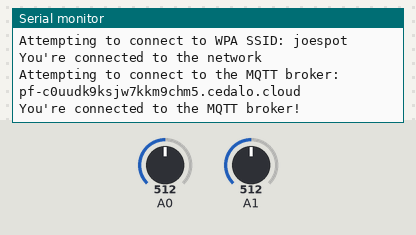
This sketch was run on a simulated Arduino MKR. Shown: the last lines printed to the serial monitor. Inputs (shaded band) come from the test bench; at power-on: A0 = 512, A1 = 512. WiFi joins after 1.5 s; servers stay silent unless stated; no MQTT or app messages arrive unless stated.

Above: at 2.7 s.
2.8 s: A0 set to 716
At 6.3 s:
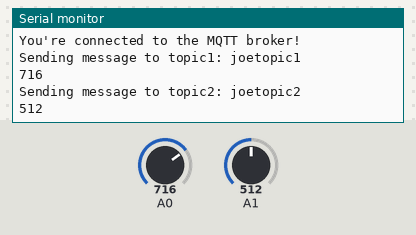
9.7 s: A1 set to 306
At 11.3 s:
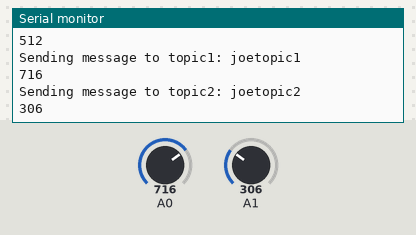
16.6 s: A0 set to 900
At 21.3 s:
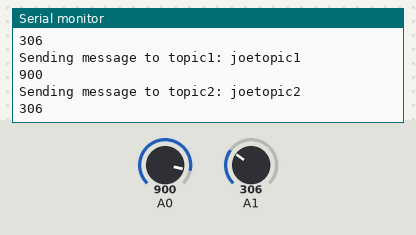
23.5 s: A1 set to 122
At 26.3 s:
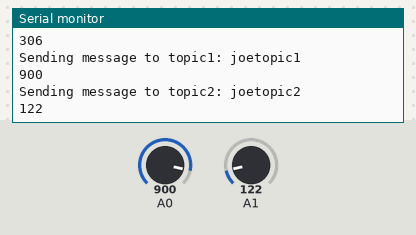
Timing chart, 0 to 27.8 s (numbered marks = the images above; inputs shaded):
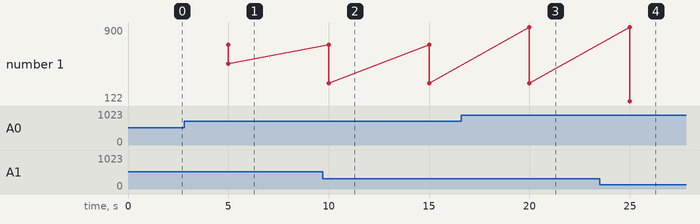

The sketch:

arduino_mqtt_goodserver_battery.ino
```cpp
#include <ArduinoMqttClient.h>
#include <WiFiNINA.h>

///////please enter your sensitive data in the Secret tab/arduino_secrets.h
char ssid[] = "joespot";        // your network SSID (name)
char pass[] = "joeisgreat";    // your network password (use for WPA, or use as key for WEP)

WiFiClient wifiClient;
MqttClient mqttClient(wifiClient);

const char broker[] = "pf-c0uudk9ksjw7kkm9chm5.cedalo.cloud";
int        port     = 1883;
const char topic1[] = "joetopic1";
const char topic2[] = "joetopic2";


//set interval for sending messages (milliseconds)
const long interval = 5000;
unsigned long previousMillis = 0;

int count = 0;

void setup() {
  // attempt to connect to Wifi network:
  Serial.print("Attempting to connect to WPA SSID: ");
  Serial.println(ssid);
  while (WiFi.begin(ssid, pass) != WL_CONNECTED) {
    // failed, retry
    Serial.print(".");
    delay(5000);
  }

  Serial.println("You're connected to the network");
  Serial.println();

  Serial.print("Attempting to connect to the MQTT broker: ");
  Serial.println(broker);

  if (!mqttClient.connect(broker, port)) {
    Serial.print("MQTT connection failed! Error code = ");
    Serial.println(mqttClient.connectError());

    while (1);
  }

  Serial.println("You're connected to the MQTT broker!");
  Serial.println();
}

void loop() {
  // call poll() regularly to allow the library to send MQTT keep alive which
  // avoids being disconnected by the broker
  mqttClient.poll();

  unsigned long currentMillis = millis();

  if (currentMillis - previousMillis >= interval) {
    // save the last time a message was sent
    previousMillis = currentMillis;

    //record random value from A0, A1 and A2
    int Rvalue1 = analogRead(A0);
    int Rvalue2 = analogRead(A1);

    Serial.print("Sending message to topic1: ");
    Serial.println(topic1);
    Serial.println(Rvalue1);

    Serial.print("Sending message to topic2: ");
    Serial.println(topic2);
    Serial.println(Rvalue2);

    // send message, the Print interface can be used to set the message contents
    mqttClient.beginMessage(topic1);
    mqttClient.print(Rvalue1);
    mqttClient.endMessage();

    mqttClient.beginMessage(topic2);
    mqttClient.print(Rvalue2);
    mqttClient.endMessage();

    Serial.println();
  }
}
```

Measured:
- after the input at 2.8 s, the serial monitor: prints a new line after 2.2 s (image 1)
- after the input at 9.7 s, the serial monitor: prints a new line after 0.30 s (image 2)
- after the input at 16.6 s, the serial monitor: prints a new line after 3.4 s (image 3)
- after the input at 23.5 s, the serial monitor: prints a new line after 1.5 s (image 4)
- plotted number 1: 512 → 306 after the input at 9.7 s, 306 → 122 after the input at 23.5 s
